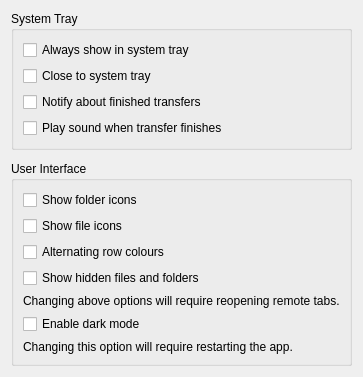
     <widget class="QWidget" name="tab_2">
      <attribute name="title">
       <string>Interface</string>
      </attribute>
      <layout class="QVBoxLayout" name="verticalLayout">
       <item>
        <widget class="QGroupBox" name="groupBox_3">
         <property name="title">
          <string>System Tray</string>
         </property>
         <layout class="QGridLayout" name="gridLayout_4">
          <item row="0" column="0">
           <widget class="QCheckBox" name="alwaysShowInTray">
            <property name="text">
             <string>Always show in system tray</string>
            </property>
           </widget>
          </item>
          <item row="2" column="0">
           <widget class="QCheckBox" name="notifyFinishedTransfers">
            <property name="toolTip">
             <string>&lt;html&gt;&lt;head/&gt;&lt;body&gt;&lt;p&gt;Attempts to use OS specific notification features to notify about finished transfers&lt;/p&gt;&lt;/body&gt;&lt;/html&gt;</string>
            </property>
            <property name="text">
             <string>Notify about finished transfers</string>
            </property>
           </widget>
          </item>
          <item row="1" column="0">
           <widget class="QCheckBox" name="closeToTray">
            <property name="text">
             <string>Close to system tray</string>
            </property>
           </widget>
          </item>
          <item row="3" column="0">
           <widget class="QCheckBox" name="cb_soundNotif">
            <property name="text">
             <string>Play sound when transfer finishes</string>
            </property>
           </widget>
          </item>
         </layout>
        </widget>
       </item>
       <item>
        <spacer name="verticalSpacer">
         <property name="orientation">
          <enum>Qt::Vertical</enum>
         </property>
         <property name="sizeType">
          <enum>QSizePolicy::Fixed</enum>
         </property>
         <property name="sizeHint" stdset="0">
          <size>
           <width>20</width>
           <height>5</height>
          </size>
         </property>
        </spacer>
       </item>
       <item>
        <widget class="QGroupBox" name="groupBox">
         <property name="title">
          <string>User Interface</string>
         </property>
         <layout class="QGridLayout" name="gridLayout">
          <item row="1" column="0" colspan="2">
           <widget class="QCheckBox" name="showFileIcons">
            <property name="toolTip">
             <string>&lt;html&gt;&lt;head/&gt;&lt;body&gt;&lt;p&gt;Display files as icons&lt;/p&gt;&lt;/body&gt;&lt;/html&gt;</string>
            </property>
            <property name="text">
             <string>Show file icons</string>
            </property>
           </widget>
          </item>
          <item row="3" column="0" colspan="2">
           <widget class="QCheckBox" name="rowColors">
            <property name="text">
             <string>Alternating row colours</string>
            </property>
           </widget>
          </item>
          <item row="4" column="0">
           <widget class="QCheckBox" name="showHidden">
            <property name="text">
             <string>Show hidden files and folders</string>
            </property>
           </widget>
          </item>
          <item row="5" column="0" colspan="3">
           <widget class="QLabel" name="info">
            <property name="text">
             <string>Changing above options will require reopening remote tabs.</string>
            </property>
           </widget>
          </item>
          <item row="7" column="0" colspan="3">
           <widget class="QLabel" name="darkMode_info">
            <property name="text">
             <string>Changing this option will require restarting the app.</string>
            </property>
           </widget>
          </item>
          <item row="0" column="0" colspan="2">
           <widget class="QCheckBox" name="showFolderIcons">
            <property name="sizePolicy">
             <sizepolicy hsizetype="Fixed" vsizetype="Fixed">
              <horstretch>0</horstretch>
              <verstretch>0</verstretch>
             </sizepolicy>
            </property>
            <property name="toolTip">
             <string>&lt;html&gt;&lt;head/&gt;&lt;body&gt;&lt;p&gt;Display folders as icons&lt;/p&gt;&lt;/body&gt;&lt;/html&gt;</string>
            </property>
            <property name="text">
             <string>Show folder icons</string>
            </property>
           </widget>
          </item>
          <item row="6" column="0">
           <widget class="QCheckBox" name="darkMode">
            <property name="text">
             <string>Enable dark mode</string>
            </property>
           </widget>
          </item>
         </layout>
        </widget>
       </item>
       <item>
        <spacer name="verticalSpacer_gui_style">
         <property name="orientation">
          <enum>Qt::Vertical</enum>
         </property>
         <property name="sizeHint" stdset="0">
          <size>
           <width>20</width>
           <height>0</height>
          </size>
         </property>
        </spacer>
       </item>
      </layout>
     </widget>
